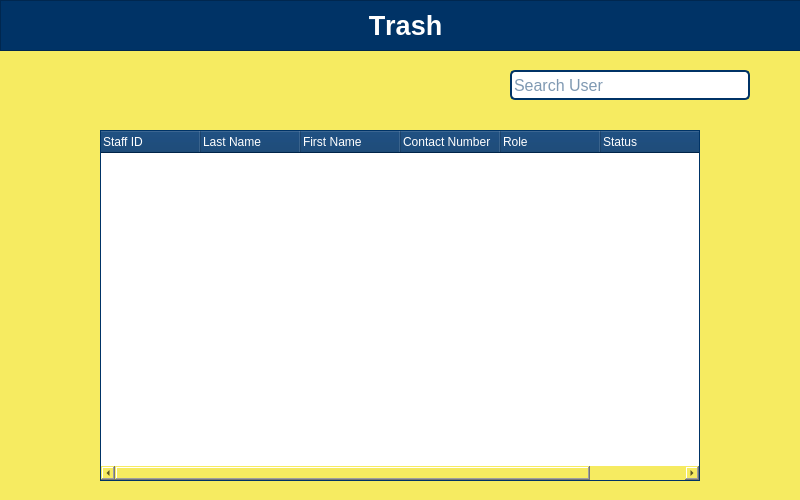
<?xml version="1.0" encoding="UTF-8"?>
<ui version="4.0">
 <class>Dialog</class>
 <widget class="QDialog" name="Dialog">
  <property name="geometry">
   <rect>
    <x>0</x>
    <y>0</y>
    <width>800</width>
    <height>500</height>
   </rect>
  </property>
  <property name="maximumSize">
   <size>
    <width>800</width>
    <height>500</height>
   </size>
  </property>
  <property name="windowTitle">
   <string>Dialog</string>
  </property>
  <property name="styleSheet">
   <string notr="true">background-color: rgb(246, 235, 97);</string>
  </property>
  <widget class="QFrame" name="frame">
   <property name="geometry">
    <rect>
     <x>0</x>
     <y>0</y>
     <width>801</width>
     <height>51</height>
    </rect>
   </property>
   <property name="styleSheet">
    <string notr="true">background-color: rgb(0, 51, 102);
color: white;</string>
   </property>
   <property name="frameShape">
    <enum>QFrame::StyledPanel</enum>
   </property>
   <property name="frameShadow">
    <enum>QFrame::Raised</enum>
   </property>
   <widget class="QLabel" name="label">
    <property name="geometry">
     <rect>
      <x>210</x>
      <y>10</y>
      <width>391</width>
      <height>31</height>
     </rect>
    </property>
    <property name="font">
     <font>
      <family>Arial</family>
      <pointsize>20</pointsize>
      <weight>75</weight>
      <bold>true</bold>
      <kerning>false</kerning>
     </font>
    </property>
    <property name="text">
     <string>Trash</string>
    </property>
    <property name="alignment">
     <set>Qt::AlignCenter</set>
    </property>
   </widget>
  </widget>
  <widget class="QTableWidget" name="tableWidgetTrashUser">
   <property name="geometry">
    <rect>
     <x>100</x>
     <y>130</y>
     <width>600</width>
     <height>351</height>
    </rect>
   </property>
   <property name="styleSheet">
    <string notr="true">QTableWidget {
    border: 1px solid  rgb(0, 51, 102);
    background-color: white;
    gridline-color: #dcdcdc;
}

QHeaderView::section {
    background-color: rgb(0, 51, 102);
    color: white;
    padding: 2px;
}

QTableWidget::item {
    font-size: 8px;
	padding-left: 2px;
}
</string>
   </property>
   <column>
    <property name="text">
     <string>Staff ID</string>
    </property>
    <property name="textAlignment">
     <set>AlignLeading|AlignVCenter</set>
    </property>
   </column>
   <column>
    <property name="text">
     <string>Last Name</string>
    </property>
    <property name="textAlignment">
     <set>AlignLeading|AlignVCenter</set>
    </property>
   </column>
   <column>
    <property name="text">
     <string>First Name</string>
    </property>
    <property name="textAlignment">
     <set>AlignLeading|AlignVCenter</set>
    </property>
   </column>
   <column>
    <property name="text">
     <string>Contact Number</string>
    </property>
    <property name="textAlignment">
     <set>AlignLeading|AlignVCenter</set>
    </property>
   </column>
   <column>
    <property name="text">
     <string>Role</string>
    </property>
    <property name="textAlignment">
     <set>AlignLeading|AlignVCenter</set>
    </property>
   </column>
   <column>
    <property name="text">
     <string>Status</string>
    </property>
    <property name="textAlignment">
     <set>AlignLeading|AlignVCenter</set>
    </property>
   </column>
  </widget>
  <widget class="QLineEdit" name="lineEditSearchTrashUser">
   <property name="geometry">
    <rect>
     <x>510</x>
     <y>70</y>
     <width>240</width>
     <height>30</height>
    </rect>
   </property>
   <property name="font">
    <font>
     <family>Arial</family>
     <pointsize>12</pointsize>
    </font>
   </property>
   <property name="toolTipDuration">
    <number>-1</number>
   </property>
   <property name="styleSheet">
    <string notr="true">background-color: white;
color:  rgb(0, 51, 102);
border: 2px solid rgb(0, 51, 102);
border-radius: 5px;</string>
   </property>
   <property name="cursorPosition">
    <number>0</number>
   </property>
   <property name="alignment">
    <set>Qt::AlignLeading|Qt::AlignLeft|Qt::AlignVCenter</set>
   </property>
   <property name="placeholderText">
    <string>Search User</string>
   </property>
   <property name="cursorMoveStyle">
    <enum>Qt::LogicalMoveStyle</enum>
   </property>
   <property name="clearButtonEnabled">
    <bool>false</bool>
   </property>
  </widget>
 </widget>
 <resources/>
 <connections/>
</ui>
